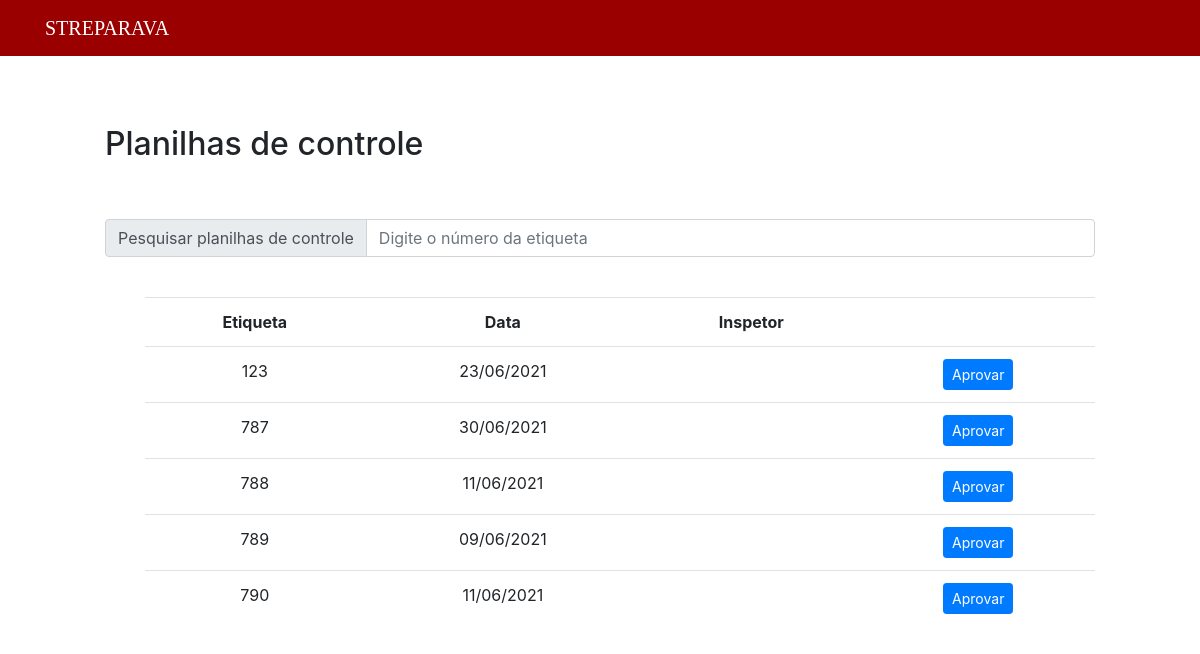
Page /public/aprovacao35/aprovar35.php on the earlier database version.
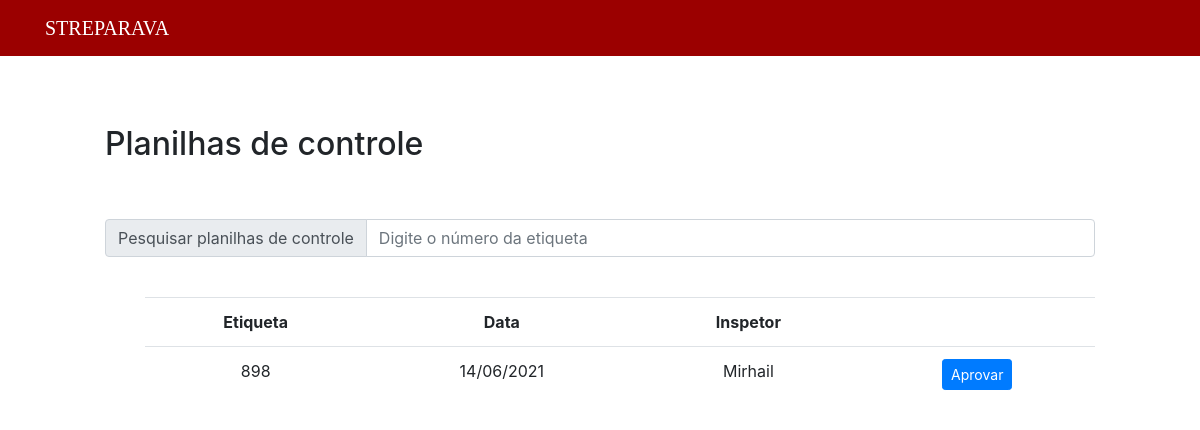
Same page on the later database version.
### tables this page shows
CREATE TABLE `g35` (
  `etiqueta` bigint(50) NOT NULL,
  `operador` varchar(200) NOT NULL,
  `operador2` varchar(100) NOT NULL,
  `operador3` varchar(100) NOT NULL,
  `esmagamento_dir` varchar(5) NOT NULL,
  `montagem_dir` varchar(5) NOT NULL,
  `esmagamento_esq` varchar(5) NOT NULL,
  `montagem_esq` varchar(5) NOT NULL,
  `operacao1` varchar(100) NOT NULL,
  `operacao1op` varchar(100) DEFAULT NULL,
  `operacao2` varchar(100) NOT NULL,
  `operacao2op` varchar(100) DEFAULT NULL,
  `operacao3` varchar(100) NOT NULL,
  `operacao3op` varchar(100) DEFAULT NULL,
  `travessa` varchar(50) NOT NULL,
  `data` date NOT NULL,
  `observacoes` text NOT NULL,
  `inspetor` varchar(100) NOT NULL
);

### public/aprovacao35/aprovar35NoSearch.php (the view, shortened to what this page needs)
<?php
    include("../../data/connection.php");
    $sql = "SELECT *, DATE_FORMAT(data,'%d/%m/%Y') as datas FROM g35";
    $dadosPDCa = $connection -> query($sql);
    if($dadosPDCa -> num_rows > 0)
    {
    ?>
    <div style="margin-left: 100px; margin-right: 100px;">
        <br>
        <table class="table" style="text-align: center;">
            <tr>
                <th>Etiqueta</th>
                <th>Data</th>
                <th>Inspetor</th>
                <th></th>
            </tr>
            <?php
                while($exibir = $dadosPDCa -> fetch_assoc())
                {
                ?>
                    <tr>
                        <td><?php echo $exibir["etiqueta"] ?></td>
                        <td><?php echo $exibir["datas"] ?></td>
                        <td><?php echo $exibir["inspetor"] ?></td>
                        <td>
                            <button type="button" class="btn btn-primary btn-sm">
                                <a href="editAprovar35.php?etiqueta=<?php echo $exibir["etiqueta"]?>" style="text-decoration: none; color: white">Aprovar</a>
                            </button>
                        </td>
                    </tr>
                <?php
                    }
                ?>
        </table>
    </div>
<?php
    }
    else
    {?>
        <div style="margin-left: 100px; margin-right: 100px;">
        <?php
        echo "Nenhum registro encontrado.";
    }
?>

### public/Template/header.php (shortened to what this page needs)
<!DOCTYPE html>
<html lang="en">
<head>
  <link rel="stylesheet" href="https://maxcdn.bootstrapcdn.com/bootstrap/4.5.2/css/bootstrap.min.css">
  <link rel="stylesheet" href="../Styles/main.css" />
</head>
<body>
  <nav class="navbar navbar-expand-lg navbar-dark fixed-top" style="background-color: #9b0000; font-family: Impact, fantasy; font-size: xx-large;font-size: 50px">
    <div class="container">
      <a class="navbar-brand" font-weight: bold href="../home/home.php">STREPARAVA</a>
    </div>
  </nav>
  <br>
  <br>
</body>
</html>

### public/aprovacao35/aprovar35.php (shortened to what this page needs)
<?php include("../Template/header.php") ?>
<?php include("../../data/connection.php") ?>
<body>
    <div style="margin-left: 100px; margin-right: 100px;">
        <h2>Planilhas de controle</h2>
        <br>
    <br>
    <form method="POST" id="form-pesquisa" action="">
	<div class="input-group mb-3">
	<div class="input-group-prepend">
                    <span class="input-group-text" id="inputGroup-sizing-default">Pesquisar planilhas de controle</span>
                </div>
				<input type="text" name="pesquisa" class="form-control" id="pesquisa" aria-label="Default" placeholder="Digite o número da etiqueta" aria-describedby="inputGroup-sizing-default">
	</div>
    </div>
    <ul class="resultado">
	<?php include("aprovar35NoSearch.php") ?>
	</ul>
</body>

### public/Styles/main.css (style rules this page uses)
body { padding: 5px; }

Differences in the rows shown:
removed g35: etiqueta "123", datas "23/06/2021"
removed g35: etiqueta "787", datas "30/06/2021"
removed g35: etiqueta "788", datas "11/06/2021"
removed g35: etiqueta "789", datas "09/06/2021"
removed g35: etiqueta "790", datas "11/06/2021"
added g35: etiqueta "898", datas "14/06/2021", inspetor "Mirhail"
